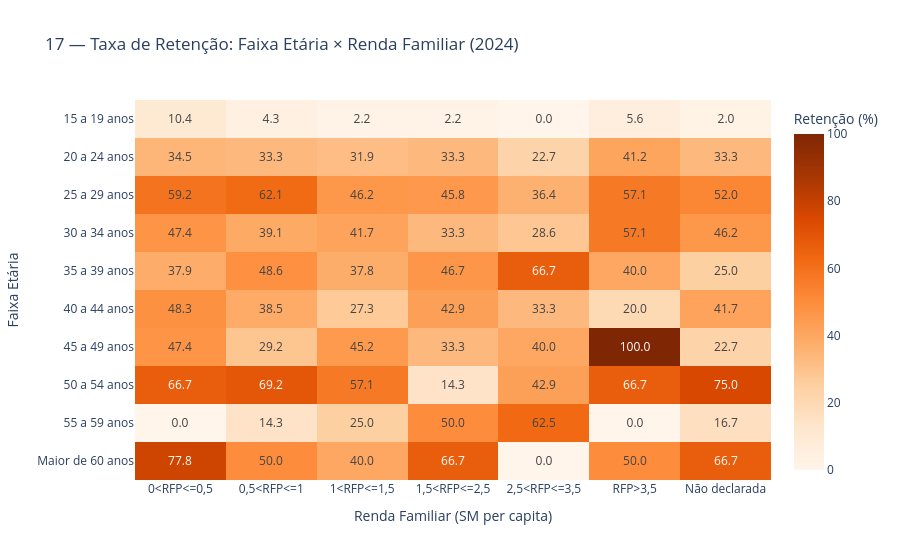

Notebook code for this chart:
### Markdown cell above
### 4.7. Seção 3 — Heatmaps de retenção (gráficos 17–19)

### Code cell
# ── Gráfico 17: Retenção — Faixa Etária × Renda Familiar ─────────────────────

pivot_17 = heatmap_cruzado(
    df, "Faixa Etária", "Renda Familiar", "Retido",
    ordem_y=ORDEM_ETARIA, ordem_x=ORDEM_RENDA,
)
fig_17 = px.imshow(
    pivot_17, text_auto=".1f", color_continuous_scale="Oranges",
    labels={"color": "Retenção (%)"},
    title=f"17 — Taxa de Retenção: Faixa Etária × Renda Familiar ({ultimo_ano})",
    aspect="auto",
)
fig_17.update_layout(
    xaxis_title="Renda Familiar (SM per capita)",
    yaxis_title="Faixa Etária",
    coloraxis_colorbar=dict(title="Retenção (%)"),
)
fig_17.show()

### Figure 1 — Plotly figure (JSON) as saved in the notebook; plotly's stock layout.template omitted (floating-point values rounded to 4 significant figures)
{"data": [{"coloraxis": "coloraxis", "hovertemplate": "Renda Familiar: %{x}<br>Faixa Etária: %{y}<br>Retenção (%): %{z}<extra></extra>", "name": "0", "texttemplate": "%{z:.1f}", "type": "heatmap", "x": ["0<RFP<=0,5", "0,5<RFP<=1", "1<RFP<=1,5", "1,5<RFP<=2,5", "2,5<RFP<=3,5", "RFP>3,5", "Não declarada"], "xaxis": "x", "y": ["15 a 19 anos", "20 a 24 anos", "25 a 29 anos", "30 a 34 anos", "35 a 39 anos", "40 a 44 anos", "45 a 49 anos", "50 a 54 anos", "55 a 59 anos", "Maior de 60 anos"], "yaxis": "y", "z": [[10.4, 4.3, 2.2, 2.2, 0.0, 5.6, 2.0], [34.5, 33.3, 31.9, 33.3, 22.7, 41.2, 33.3], [59.2, 62.1, 46.2, 45.8, 36.4, 57.1, 52.0], [47.4, 39.1, 41.7, 33.3, 28.6, 57.1, 46.2], [37.9, 48.6, 37.8, 46.7, 66.7, 40.0, 25.0], [48.3, 38.5, 27.3, 42.9, 33.3, 20.0, 41.7], [47.4, 29.2, 45.2, 33.3, 40.0, 100.0, 22.7], [66.7, 69.2, 57.1, 14.3, 42.9, 66.7, 75.0], [0.0, 14.3, 25.0, 50.0, 62.5, 0.0, 16.7], [77.8, 50.0, 40.0, 66.7, 0.0, 50.0, 66.7]]}], "layout": {"coloraxis": {"colorbar": {"title": {"text": "Retenção (%)"}}, "colorscale": [[0, "rgb(255,245,235)"], [0.125, "rgb(254,230,206)"], [0.25, "rgb(253,208,162)"], [0.375, "rgb(253,174,107)"], [0.5, "rgb(253,141,60)"], [0.625, "rgb(241,105,19)"], [0.75, "rgb(217,72,1)"], [0.875, "rgb(166,54,3)"], [1, "rgb(127,39,4)"]]}, "title": {"text": "17 — Taxa de Retenção: Faixa Etária × Renda Familiar (2024)"}, "xaxis": {"anchor": "y", "domain": [0, 1], "title": {"text": "Renda Familiar (SM per capita)"}}, "yaxis": {"anchor": "x", "autorange": "reversed", "domain": [0, 1], "title": {"text": "Faixa Etária"}}}}
